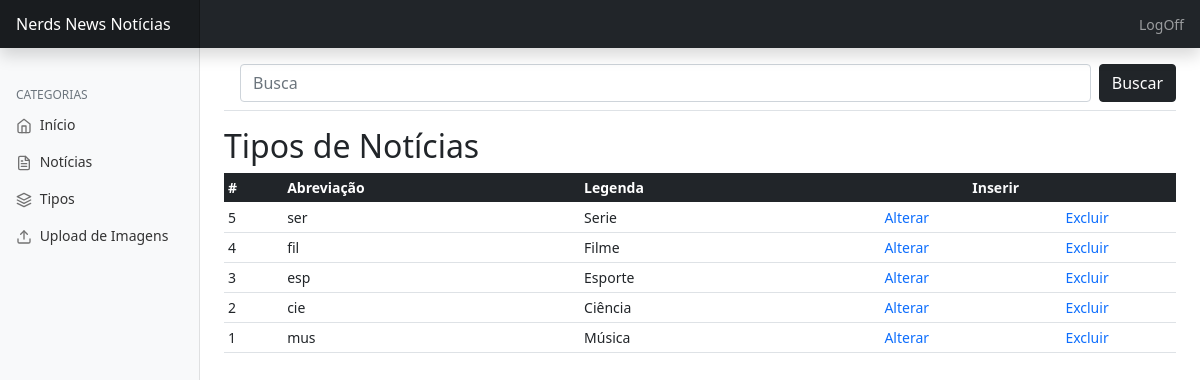
The app's page /admin/tipos.php (signed in) with its own data.
### tables this page shows
CREATE TABLE `tipos_tb` (
  `id_tipo` int(11) NOT NULL,
  `value` char(3) NOT NULL,
  `label` varchar(24) NOT NULL
);

### admin/tipos.php (the view, shortened to what this page needs)
<?php
require_once('../conexao/conecta.php');
$sql = "SELECT * FROM tipos_tb ORDER BY id_tipo DESC";
$resultado = mysqli_query($con,$sql);
$linha = mysqli_fetch_assoc($resultado);
?>
<!doctype html>
<html lang="pt-br">
  <head>
<link href="../css/bootstrap.min.css" rel="stylesheet">
    <link href="../css/dashboard.css" rel="stylesheet">
  </head>
  <body>
  <?php
    include('topo.php');
  ?>
<div class="container-fluid">
  <div class="row">
  <?php
    include('navegacao.php');
  ?>
    <main class="col-md-9 ms-sm-auto col-lg-10 px-md-4">
      <div class="d-flex justify-content-between flex-wrap flex-md-nowrap align-items-center pt-3 pb-2 mb-3 border-bottom">
        <form class="d-flex w-100" action="tipos.php" method="GET">
  <input class="form-control me-2 w-100 mx-3" type="search" name="busca" placeholder="Busca" aria-label="Search">
   <button class="btn btn-dark" type="submit">Buscar</button>
 </form>
      </div>
    <?php if($linha > 0) {?>
    <h2>Tipos de Notícias</h2>
      <div class="table-responsive">
        <table class="table table-hover table-sm">
          <thead class="table-dark">
            <tr>
              <th scope="col">#</th>
              <th scope="col">Abreviação</th>
              <th scope="col">Legenda</th>
              <th colspan="2" scope="col" class="text-center"><a href="tipo_insere.php"  class="text-decoration-none text-light" >Inserir</a></th>
            </tr>
          </thead>
          <tbody>
          <?php do{?>
            <tr>
              <td> <?php echo $linha['id_tipo']?></td>
              <td><?php echo $linha['value']?></td>
              <td><?php echo $linha['label']?></td>
              <td class="text-center"><a href="tipo_altera.php?id_tipo=<?php echo $linha['id_tipo']?>" class="text-decoration-none">Alterar</a></td>
              <td class="text-center"><a href="tipo_exclui.php?id_tipo=<?php echo $linha['id_tipo']?>" class="text-decoration-none">Excluir</a></td>
            </tr>
          <?php }while($linha= mysqli_fetch_assoc($resultado))?>
          </tbody>
        </table>
      </div>
      <?php } else {?>
        <p class="h4">Não existe nenhum tipo <b><?php echo $busca?></b></p>
       <?php }?>
    </main>
  </div>
</div>
  </body>
</html>

### css/dashboard.css (style rules this page uses)
body { font-size: .875rem; }

### records on screen
tipos_tb: id_tipo "5", value "ser", label "Serie"
tipos_tb: id_tipo "4", value "fil", label "Filme"
tipos_tb: id_tipo "3", value "esp", label "Esporte"
tipos_tb: id_tipo "2", value "cie", label "Ciência"
tipos_tb: id_tipo "1", value "mus", label "Música"
